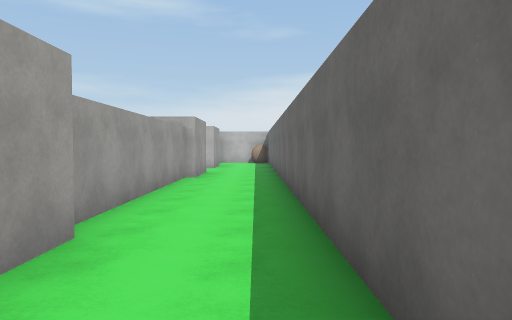
[1] (above)

16 first-person views from a walk through a scene from a Unity 3-D project. The camera is 1.5 m above the floor, tilts 2° down and sees 70° across. The floor is counted in squares, 2 m on a side. Each view is taken from the middle of a square. On the plan, view 1 faces up. The plan holds only what a view shows up to about 11 squares ahead; the rest is blank. The player character is not drawn. Some surface patterns are stand-ins.

[2]
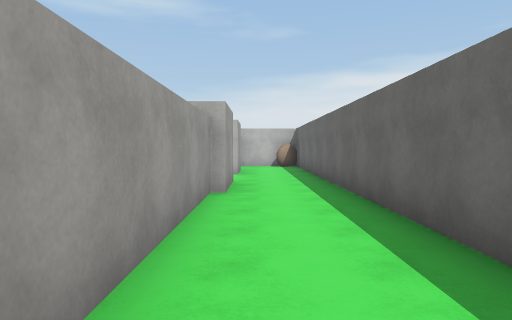

[3]
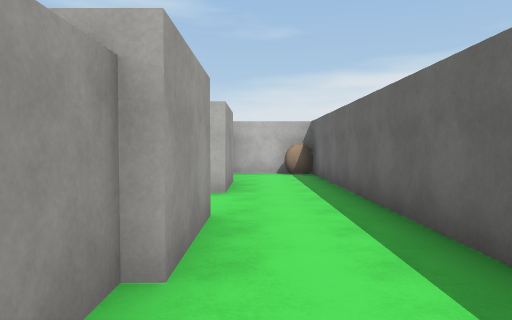

[4]
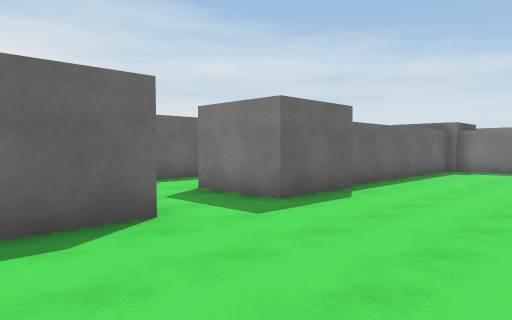

[5]
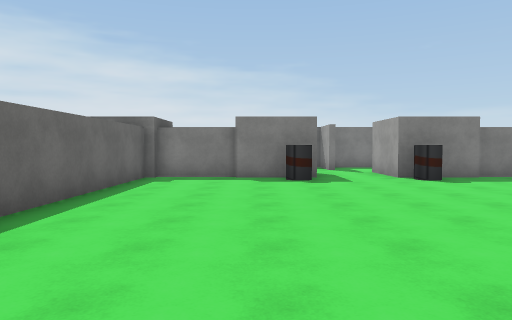

[6]
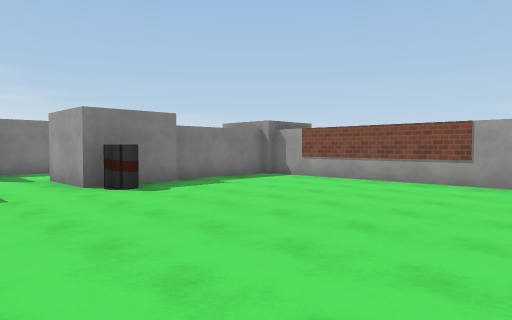

[7]
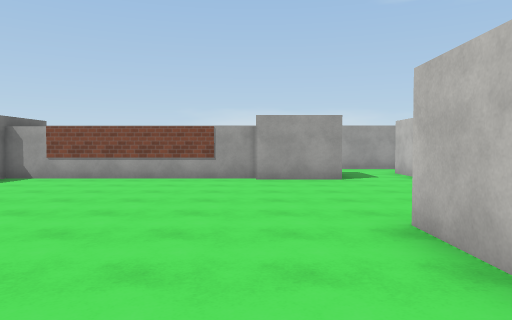

[8]
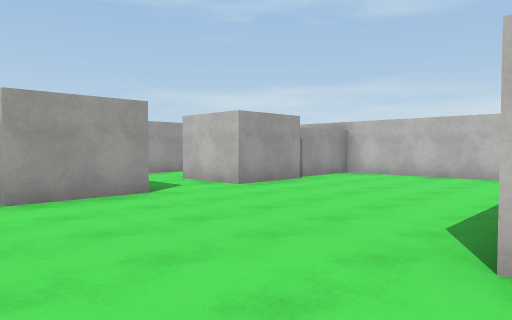

[9]
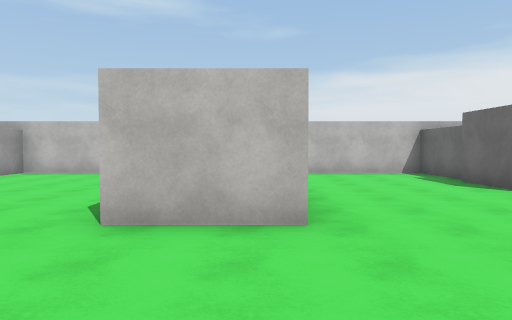

[10]
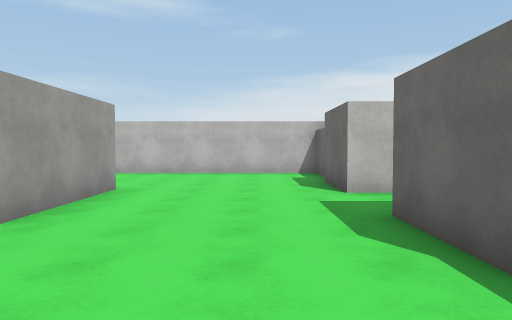

[11]
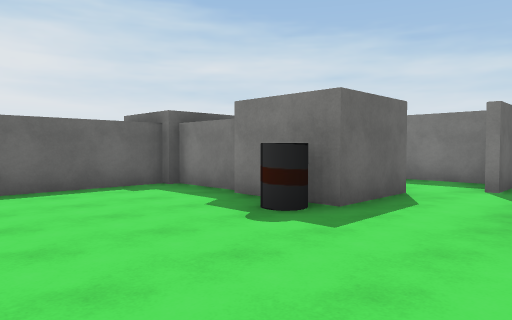

[12]
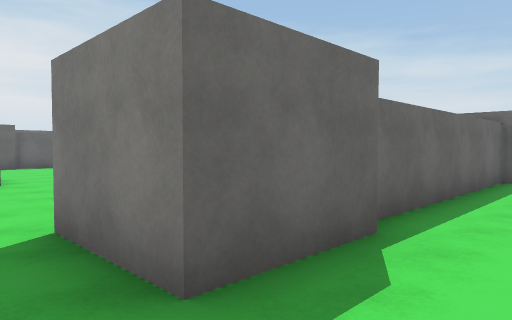

[13]
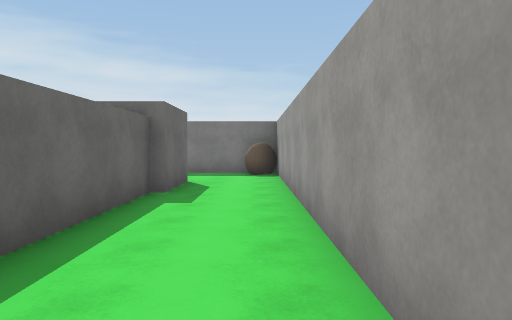

[14]
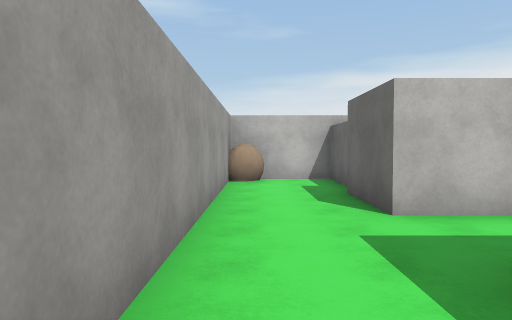

[15]
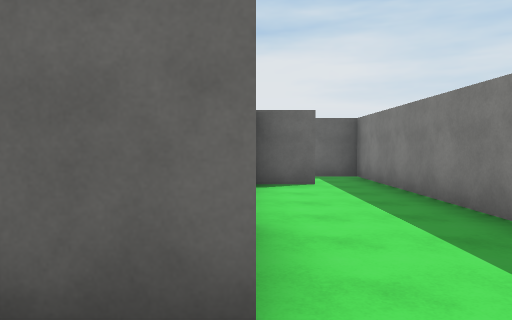

[16]
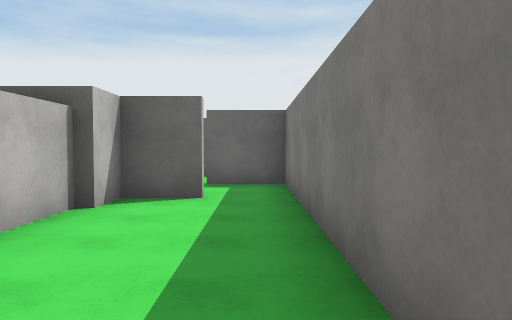

### Floor plan
Points are (right, up) in squares from view 1. A wall is a line through its corners. A room is listed if a view was taken in it or the views show most of it. See-through windows are left out.
Room 1 (views 1, 2, 3, 4, 5, 6, 7, 8, 9, 10, 11, 12, 13, 14, 15, 16)
walls: (-7.5, 13.5) (-7.5, 10.5) (-9.5, 10.5); (-14.8, 8.6) (-14.8, 3); (-5.4, 2.7) (-3.5, 2.7); (-1.7, 8.5) (-1.7, 3.4); (-11.8, 1.2) (-12.9, 1.2); (-3.3, 3) (-3.3, 8.6); (-14.6, 2.7) (-11.6, 2.7); (-10.6, -0.2) (-10.6, 0.6); (-16.3, 2.9) (-16.3, 8.5); (-3.3, 15.4) (-3.3, 17.6) (-9.1, 17.6); (-18.6, 8.2) (-18.6, -1.6) (-8.6, -1.6) (-8.6, 0); (-8.1, -1.6) (-6.4, -1.6); (-10.9, 17.6) (-14.8, 17.6) (-14.8, 15.3); (-16.3, 16) (-16.3, 17.6) (-18.6, 17.6) (-18.6, 9.7); (0.6, 0.7) (0.6, 17.6) (-1.8, 17.6)
objects: other object (-18, -1); other object (-18, 17); block (-16, 1) to (-15, 2); block (-16, 9) to (-15, 11); block (-16, 13) to (-15, 14); block (-11, 1) to (-10, 3); barrel (-10, 3); block (-7, 1) to (-6, 3); barrel (-7, 3); block (-3, 1) to (-2, 2); block (-3, 9) to (-2, 11); block (-3, 13) to (-2, 14); other object (0, 17)

Positions as (right, up) in squares from view 1, and headings:
1: (0, 0), facing up
2: (-1, 3), facing up
3: (-1, 7), facing up
4: (-7, 15), facing down-right
5: (-6, 12), facing down
6: (-7, 10), facing down-left
7: (-6, 9), facing left
8: (-9, 8), facing up-left
9: (-8, 7), facing up
10: (-5, 7), facing up
11: (-10, 7), facing down-right
12: (-18, 12), facing down-right
13: (-18, 9), facing down
14: (-18, 9), facing up
15: (-18, 1), facing right
16: (-16, -1), facing right
